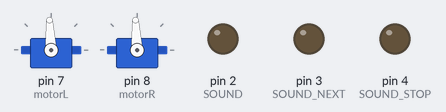
Bench run of a sketch on a simulated Arduino Uno, built with avr-gcc and run on an emulated ATmega328P. Parts: 2 × servo, output pins drawn as LEDs (lit = HIGH). At 27.0 s the program stops and its outputs stay as they are.

Above: at 0.1 s.
At 10.1 s:
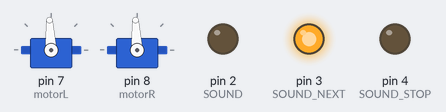
At 26.1 s:
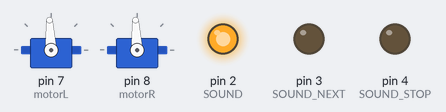
Timing chart, 0 to 28.5 s (numbered marks = the images above):
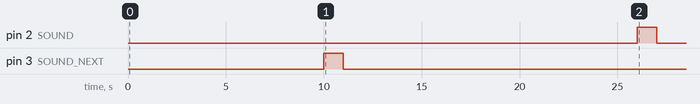

Measured:
- by itself, pin 2 (SOUND): LOW → HIGH at 26.0 s, → LOW 1.0 s later
- by itself, pin 3 (SOUND_NEXT): LOW → HIGH at 10.0 s, → LOW 1.0 s later

The sketch:

test_motor.ino
```cpp
#include <Servo.h>
//1.Thr Spectre 2.Routine
//切歌一定要先暂停后才能切,所以在切歌函数里加了stop
//每次开启sound_on是从第一首开始
Servo motorL, motorR;
#define SOUND 2
#define SOUND_NEXT 3
#define SOUND_STOP 4
void setup()
{
  motorL.attach(7);
  motorR.attach(8);
  //motorL.write(90);
  //motorR.write(90);
  motorL.writeMicroseconds(1500);
  motorR.writeMicroseconds(1500);
}
void sound_init()
{
  pinMode(SOUND_NEXT, OUTPUT);
  digitalWrite(SOUND, LOW);
  pinMode(SOUND, OUTPUT);
  digitalWrite(SOUND_NEXT, LOW);


}
void sound_on()
{ digitalWrite(SOUND_STOP, LOW);
  digitalWrite(SOUND, HIGH);
  delay(1000);
  digitalWrite(SOUND, LOW);
}


void sound_next()
{
  sound_off();
  digitalWrite(SOUND_NEXT, HIGH);
  delay(1000);
  digitalWrite(SOUND_NEXT, LOW);

}


static int k = 0;
void sound_off()
{
  if (k == 0) {
    pinMode(SOUND_STOP, OUTPUT);
    k = 1;
    digitalWrite(SOUND_STOP, LOW);
  }
  else
  {
    digitalWrite(SOUND_STOP, HIGH);
    digitalWrite(SOUND_STOP, LOW);
  }
  //  digitalWrite(SOUND_STOP, HIGH);
  //  delay(1000);
  //  digitalWrite(SOUND_STOP, LOW);
}

void loop()
{
  sound_init();

  delay(10000);
  sound_next();
  delay(10000);
   sound_off();
   delay(5000);
   sound_on();

  while (1) {};

}
```
